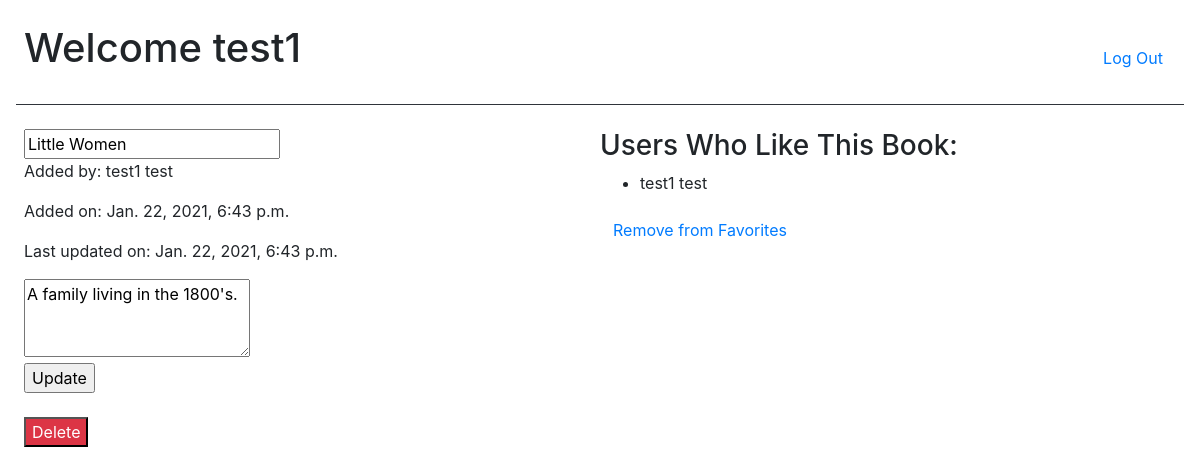
The page /books/4 (signed in) on the database its author committed.
### favorites/models.py (models this page shows)
class User(models.Model):
    first_name = models.CharField(max_length=255)
    last_name = models.CharField(max_length=255)
    email = models.EmailField()
    password = models.CharField(max_length=255)
    created_at = models.DateTimeField(auto_now_add=True)
    updated_at = models.DateTimeField(auto_now=True)
    objects = UserManager()

class Book(models.Model):
    title = models.CharField(max_length=255)
    desc = models.TextField()
    created_at = models.DateTimeField(auto_now_add=True)
    updated_at = models.DateTimeField(auto_now=True)
    uploaded_by = models.ForeignKey(User, related_name="books", on_delete=models.CASCADE)
    users_who_like = models.ManyToManyField(User, related_name="liked_books")
    objects = BookManager()

### favorites/views.py (the view)
# urls.py: path('books/<int:book_id>', views.book_details),
def book_details(request, book_id):
    if 'userid' in request.session:
        user = User.objects.filter(id=request.session['userid'])
        if user:
            context = {
                "user": user[0],
                "book": Book.objects.get(id=book_id),
            }
        return render(request, 'book_details.html', context)
    return redirect('/login')

### favorites/templates/book_details.html (shortened to what this page needs)
<!DOCTYPE html>
<html lang="en">
<head>
    <link rel="stylesheet" href="https://stackpath.bootstrapcdn.com/bootstrap/4.5.2/css/bootstrap.min.css"
>
</head>
<body class="p-3">
    <header class="d-flex p-2 align-items-baseline">
        <h1 class="mr-auto">Welcome {{ user.first_name}}</h1>
        <form action="/log_off" method="POST">
            <input class="btn btn-link" type="submit" name="log_off" value="Log Out">
        </form>
    </header>
    <hr class="bg-dark">
    <div class="d-flex p-2 justify-content-between">
        <div class="w-50">
            {% if book.uploaded_by.id == user.id %}
            <form action="/update_book" method="POST">
                <input type="text" value="{{ book.title }}" name="title">
                <p>Added by: {{ book.uploaded_by.first_name }} {{ book.uploaded_by.last_name }}</p>
                <p>Added on: {{ book.created_at }}</p>
                <p>Last updated on: {{ book.updated_at }}</p>
                <textarea name="desc" cols="20" rows="3">{{ book.desc }}</textarea>
                <br>
                <input type="submit" name="update" value="Update">
            </form>
            <br>
            <form action="/delete" method="POST">
                <input class="bg-danger text-white" type="submit" name="delete" value="Delete">
            </form>
            {% else %}
            <h3>{{ book.title }}</h3>
            <p>Added by: {{ book.uploaded_by.first_name }} {{ book.uploaded_by.last_name }}</p>
            <p>Added on: {{ book.created_at }}</p>
            <p>Last updated on: {{ book.updated_at }}</p>
            <p>Description: {{ book.desc }}</p>
            {% endif %}
        </div>
        <div class="w-50">
            <h3>Users Who Like This Book:</h3>
            <ul>
                {% for liked_user in book.users_who_like.all %}
                <li>{{ liked_user.first_name }} {{ liked_user.last_name }}</li>
                {% endfor %}
            </ul>
            {% if not user in book.users_who_like.all %}
            <form class="mt-0 mb-1" action="/add_favorite" method="POST">
                {% csrf_token %}
                <input type="hidden" name="book_id" value="{{ book.id }}">
                <input type="hidden" name="user_id" value="{{ user.id }}">
                <input class="btn btn-link" type="submit" name="add_fav" value="Add to Favorites">
            </form>
            {%elif user in book.users_who_like.all %}
            <form action="/remove_favorite" method="POST">
                <input class="btn btn-link" type="submit" name="add_fav" value="Remove from Favorites">
            </form>
            {% endif %}
        </div>
    </div>
</body>
</html>

### rows shown on the page
User: first_name "test1", last_name "test"
Book: title "Little Women", uploaded_by.first_name "test1", uploaded_by.last_name "test", created_at "Jan. 22, 2021, 6:43 p.m.", updated_at "Jan. 22, 2021, 6:43 p.m.", desc "A family living in the 1800's."
